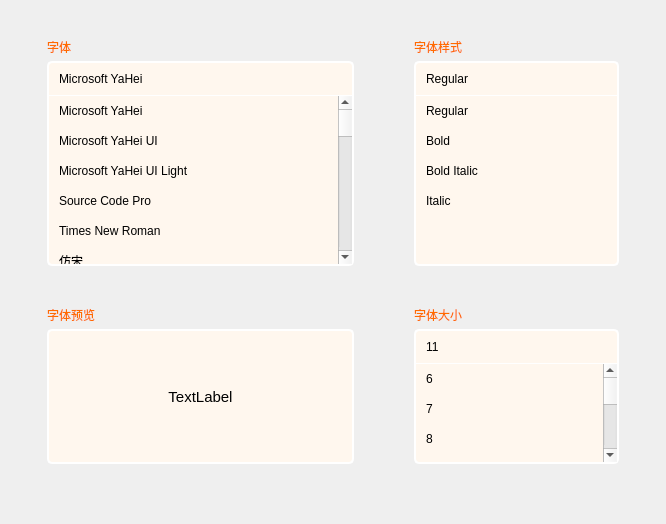
           <widget class="QWidget" name="font">
            <property name="styleSheet">
             <string notr="true">QListWidget{
background-color: rgb(255, 247, 238);
border: 2px solid #ffffff;
border-bottom-left-radius: 5px;
border-bottom-right-radius: 5px;
border-top: none;
padding-left: 7px;
}

QListWidget::item{
height: 30px;
}

QListWidget::item:hover{
	background-color: rgb(255, 255, 255);
}

QListWidget::item:selected{
	background-color: rgb(255, 255, 255);
	color: rgb(66, 66, 66);
}</string>
            </property>
            <layout class="QHBoxLayout" name="horizontalLayout_3" stretch="10,7">
             <property name="leftMargin">
              <number>40</number>
             </property>
             <property name="rightMargin">
              <number>40</number>
             </property>
             <item>
              <widget class="QWidget" name="widget_6" native="true">
               <layout class="QVBoxLayout" name="verticalLayout_4">
                <property name="spacing">
                 <number>0</number>
                </property>
                <property name="leftMargin">
                 <number>7</number>
                </property>
                <property name="topMargin">
                 <number>27</number>
                </property>
                <property name="rightMargin">
                 <number>27</number>
                </property>
                <item>
                 <widget class="QLabel" name="label_3">
                  <property name="styleSheet">
                   <string notr="true">color: rgb(255, 107, 0);
font: 14pt &quot;Microsoft YaHei UI&quot;;</string>
                  </property>
                  <property name="text">
                   <string>字体</string>
                  </property>
                 </widget>
                </item>
                <item>
                 <spacer name="verticalSpacer_2">
                  <property name="orientation">
                   <enum>Qt::Vertical</enum>
                  </property>
                  <property name="sizeType">
                   <enum>QSizePolicy::Fixed</enum>
                  </property>
                  <property name="sizeHint" stdset="0">
                   <size>
                    <width>20</width>
                    <height>5</height>
                   </size>
                  </property>
                 </spacer>
                </item>
                <item>
                 <widget class="QLabel" name="selectedFont">
                  <property name="minimumSize">
                   <size>
                    <width>0</width>
                    <height>35</height>
                   </size>
                  </property>
                  <property name="maximumSize">
                   <size>
                    <width>16777215</width>
                    <height>35</height>
                   </size>
                  </property>
                  <property name="styleSheet">
                   <string notr="true">background-color: rgb(255, 247, 238);
border: 2px solid #ffffff;
border-top-left-radius: 5px;
border-top-right-radius: 5px;
border-bottom: 1px solid #ffffff;
padding-left: 7px;</string>
                  </property>
                  <property name="text">
                   <string>Microsoft YaHei</string>
                  </property>
                 </widget>
                </item>
                <item>
                 <widget class="QListWidget" name="listWidget">
                  <property name="maximumSize">
                   <size>
                    <width>16777215</width>
                    <height>170</height>
                   </size>
                  </property>
                  <item>
                   <property name="text">
                    <string>Microsoft YaHei</string>
                   </property>
                  </item>
                  <item>
                   <property name="text">
                    <string>Microsoft YaHei UI</string>
                   </property>
                  </item>
                  <item>
                   <property name="text">
                    <string>Microsoft YaHei UI Light</string>
                   </property>
                  </item>
                  <item>
                   <property name="text">
                    <string>Source Code Pro</string>
                   </property>
                  </item>
                  <item>
                   <property name="text">
                    <string>Times New Roman</string>
                   </property>
                  </item>
                  <item>
                   <property name="text">
                    <string>仿宋</string>
                   </property>
                  </item>
                  <item>
                   <property name="text">
                    <string>华文中宋</string>
                   </property>
                  </item>
                  <item>
                   <property name="text">
                    <string>华文仿宋</string>
                   </property>
                  </item>
                  <item>
                   <property name="text">
                    <string>华文宋体</string>
                   </property>
                  </item>
                  <item>
                   <property name="text">
                    <string>华文彩云</string>
                   </property>
                  </item>
                  <item>
                   <property name="text">
                    <string>华文新魏</string>
                   </property>
                  </item>
                  <item>
                   <property name="text">
                    <string>华文楷体</string>
                   </property>
                  </item>
                  <item>
                   <property name="text">
                    <string>华文琥珀</string>
                   </property>
                  </item>
                  <item>
                   <property name="text">
                    <string>华文细黑</string>
                   </property>
                  </item>
                  <item>
                   <property name="text">
                    <string>华文行楷</string>
                   </property>
                  </item>
                  <item>
                   <property name="text">
                    <string>华文隶书</string>
                   </property>
                  </item>
                  <item>
                   <property name="text">
                    <string>宋体</string>
                   </property>
                  </item>
                  <item>
                   <property name="text">
                    <string>幼圆</string>
                   </property>
                  </item>
                  <item>
                   <property name="text">
                    <string>微软雅黑</string>
                   </property>
                  </item>
                  <item>
                   <property name="text">
                    <string>微软雅黑 Light</string>
                   </property>
                  </item>
                  <item>
                   <property name="text">
                    <string>新宋体</string>
                   </property>
                  </item>
                  <item>
                   <property name="text">
                    <string>方正姚体</string>
                   </property>
                  </item>
                  <item>
                   <property name="text">
                    <string>楷体</string>
                   </property>
                  </item>
                  <item>
                   <property name="text">
                    <string>等线</string>
                   </property>
                  </item>
                  <item>
                   <property name="text">
                    <string>等线 Light</string>
                   </property>
                  </item>
                  <item>
                   <property name="text">
                    <string>隶书</string>
                   </property>
                  </item>
                  <item>
                   <property name="text">
                    <string>黑体</string>
                   </property>
                  </item>
                 </widget>
                </item>
                <item>
                 <spacer name="verticalSpacer_10">
                  <property name="orientation">
                   <enum>Qt::Vertical</enum>
                  </property>
                  <property name="sizeType">
                   <enum>QSizePolicy::Fixed</enum>
                  </property>
                  <property name="sizeHint" stdset="0">
                   <size>
                    <width>20</width>
                    <height>40</height>
                   </size>
                  </property>
                 </spacer>
                </item>
                <item>
                 <widget class="QLabel" name="label_5">
                  <property name="styleSheet">
                   <string notr="true">color: rgb(255, 107, 0);
font: 14pt &quot;Microsoft YaHei UI&quot;;</string>
                  </property>
                  <property name="text">
                   <string>字体预览</string>
                  </property>
                 </widget>
                </item>
                <item>
                 <spacer name="verticalSpacer_4">
                  <property name="orientation">
                   <enum>Qt::Vertical</enum>
                  </property>
                  <property name="sizeType">
                   <enum>QSizePolicy::Fixed</enum>
                  </property>
                  <property name="sizeHint" stdset="0">
                   <size>
                    <width>20</width>
                    <height>5</height>
                   </size>
                  </property>
                 </spacer>
                </item>
                <item>
                 <widget class="QLabel" name="fontPreview">
                  <property name="minimumSize">
                   <size>
                    <width>0</width>
                    <height>135</height>
                   </size>
                  </property>
                  <property name="maximumSize">
                   <size>
                    <width>16777215</width>
                    <height>135</height>
                   </size>
                  </property>
                  <property name="font">
                   <font>
                    <pointsize>11</pointsize>
                   </font>
                  </property>
                  <property name="styleSheet">
                   <string notr="true">background-color: rgb(255, 247, 238);
border: 2px solid #ffffff;
border-radius: 5px;
</string>
                  </property>
                  <property name="text">
                   <string>TextLabel</string>
                  </property>
                  <property name="alignment">
                   <set>Qt::AlignCenter</set>
                  </property>
                 </widget>
                </item>
                <item>
                 <spacer name="verticalSpacer_5">
                  <property name="orientation">
                   <enum>Qt::Vertical</enum>
                  </property>
                  <property name="sizeHint" stdset="0">
                   <size>
                    <width>20</width>
                    <height>40</height>
                   </size>
                  </property>
                 </spacer>
                </item>
               </layout>
              </widget>
             </item>
             <item>
              <widget class="QWidget" name="widget_7" native="true">
               <layout class="QVBoxLayout" name="verticalLayout_5">
                <property name="spacing">
                 <number>0</number>
                </property>
                <property name="leftMargin">
                 <number>27</number>
                </property>
                <property name="topMargin">
                 <number>27</number>
                </property>
                <property name="rightMargin">
                 <number>7</number>
                </property>
                <item>
                 <widget class="QLabel" name="label_6">
                  <property name="styleSheet">
                   <string notr="true">color: rgb(255, 107, 0);
font: 14pt &quot;Microsoft YaHei UI&quot;;</string>
                  </property>
                  <property name="text">
                   <string>字体样式</string>
                  </property>
                 </widget>
                </item>
                <item>
                 <spacer name="verticalSpacer_6">
                  <property name="orientation">
                   <enum>Qt::Vertical</enum>
                  </property>
                  <property name="sizeType">
                   <enum>QSizePolicy::Fixed</enum>
                  </property>
                  <property name="sizeHint" stdset="0">
                   <size>
                    <width>20</width>
                    <height>5</height>
                   </size>
                  </property>
                 </spacer>
                </item>
                <item>
                 <widget class="QLabel" name="selectedFontStyle">
                  <property name="minimumSize">
                   <size>
                    <width>0</width>
                    <height>35</height>
                   </size>
                  </property>
                  <property name="maximumSize">
                   <size>
                    <width>16777215</width>
                    <height>35</height>
                   </size>
                  </property>
                  <property name="styleSheet">
                   <string notr="true">background-color: rgb(255, 247, 238);
border: 2px solid #ffffff;
border-top-left-radius: 5px;
border-top-right-radius: 5px;
border-bottom: 1px solid #ffffff;
padding-left: 7px;</string>
                  </property>
                  <property name="text">
                   <string>Regular</string>
                  </property>
                 </widget>
                </item>
                <item>
                 <widget class="QListWidget" name="listWidget_2">
                  <property name="maximumSize">
                   <size>
                    <width>16777215</width>
                    <height>170</height>
                   </size>
                  </property>
                  <item>
                   <property name="text">
                    <string>Regular</string>
                   </property>
                  </item>
                  <item>
                   <property name="text">
                    <string>Bold</string>
                   </property>
                  </item>
                  <item>
                   <property name="text">
                    <string>Bold Italic</string>
                   </property>
                  </item>
                  <item>
                   <property name="text">
                    <string>Italic</string>
                   </property>
                  </item>
                 </widget>
                </item>
                <item>
                 <spacer name="verticalSpacer_7">
                  <property name="orientation">
                   <enum>Qt::Vertical</enum>
                  </property>
                  <property name="sizeType">
                   <enum>QSizePolicy::Fixed</enum>
                  </property>
                  <property name="sizeHint" stdset="0">
                   <size>
                    <width>20</width>
                    <height>40</height>
                   </size>
                  </property>
                 </spacer>
                </item>
                <item>
                 <widget class="QLabel" name="label_8">
                  <property name="styleSheet">
                   <string notr="true">color: rgb(255, 107, 0);
font: 14pt &quot;Microsoft YaHei UI&quot;;</string>
                  </property>
                  <property name="text">
                   <string>字体大小</string>
                  </property>
                 </widget>
                </item>
                <item>
                 <spacer name="verticalSpacer_8">
                  <property name="orientation">
                   <enum>Qt::Vertical</enum>
                  </property>
                  <property name="sizeType">
                   <enum>QSizePolicy::Fixed</enum>
                  </property>
                  <property name="sizeHint" stdset="0">
                   <size>
                    <width>20</width>
                    <height>5</height>
                   </size>
                  </property>
                 </spacer>
                </item>
                <item>
                 <widget class="QLabel" name="selectedFontSize">
                  <property name="minimumSize">
                   <size>
                    <width>0</width>
                    <height>35</height>
                   </size>
                  </property>
                  <property name="maximumSize">
                   <size>
                    <width>16777215</width>
                    <height>35</height>
                   </size>
                  </property>
                  <property name="styleSheet">
                   <string notr="true">background-color: rgb(255, 247, 238);
border: 2px solid #ffffff;
border-top-left-radius: 5px;
border-top-right-radius: 5px;
border-bottom: 1px solid #ffffff;
padding-left: 7px;</string>
                  </property>
                  <property name="text">
                   <string>11</string>
                  </property>
                 </widget>
                </item>
                <item>
                 <widget class="QListWidget" name="listWidget_3">
                  <property name="maximumSize">
                   <size>
                    <width>16777215</width>
                    <height>100</height>
                   </size>
                  </property>
                  <item>
                   <property name="text">
                    <string>6</string>
                   </property>
                  </item>
                  <item>
                   <property name="text">
                    <string>7</string>
                   </property>
                  </item>
                  <item>
                   <property name="text">
                    <string>8</string>
                   </property>
                  </item>
                  <item>
                   <property name="text">
                    <string>9</string>
                   </property>
                  </item>
                  <item>
                   <property name="text">
                    <string>10</string>
                   </property>
                  </item>
                  <item>
                   <property name="text">
                    <string>11</string>
                   </property>
                  </item>
                  <item>
                   <property name="text">
                    <string>12</string>
                   </property>
                  </item>
                  <item>
                   <property name="text">
                    <string>14</string>
                   </property>
                  </item>
                  <item>
                   <property name="text">
                    <string>16</string>
                   </property>
                  </item>
                  <item>
                   <property name="text">
                    <string>18</string>
                   </property>
                  </item>
                  <item>
                   <property name="text">
                    <string>20</string>
                   </property>
                  </item>
                  <item>
                   <property name="text">
                    <string>22</string>
                   </property>
                  </item>
                  <item>
                   <property name="text">
                    <string>24</string>
                   </property>
                  </item>
                  <item>
                   <property name="text">
                    <string>26</string>
                   </property>
                  </item>
                  <item>
                   <property name="text">
                    <string>28</string>
                   </property>
                  </item>
                  <item>
                   <property name="text">
                    <string>36</string>
                   </property>
                  </item>
                 </widget>
                </item>
                <item>
                 <spacer name="verticalSpacer_9">
                  <property name="orientation">
                   <enum>Qt::Vertical</enum>
                  </property>
                  <property name="sizeHint" stdset="0">
                   <size>
                    <width>20</width>
                    <height>40</height>
                   </size>
                  </property>
                 </spacer>
                </item>
               </layout>
              </widget>
             </item>
            </layout>
           </widget>
